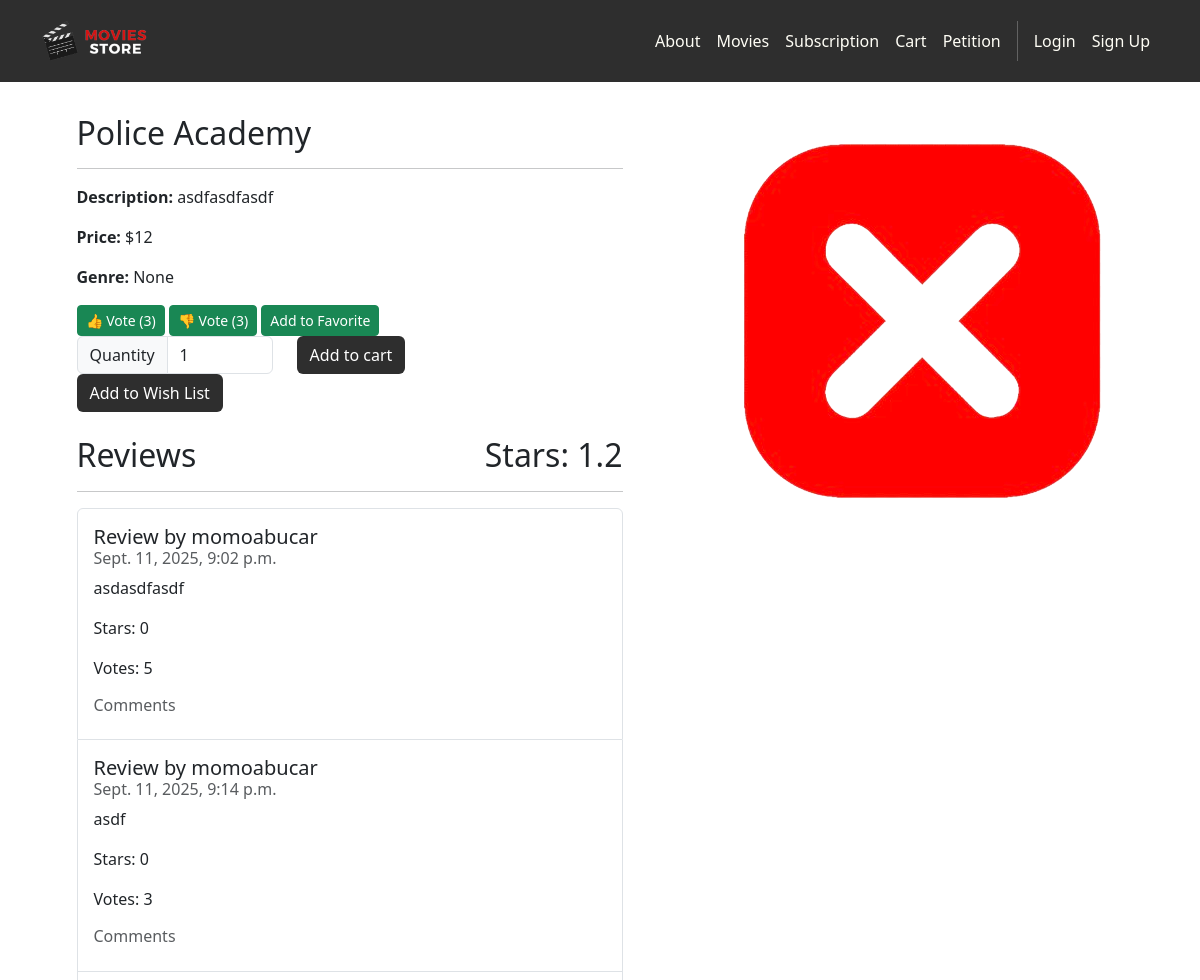
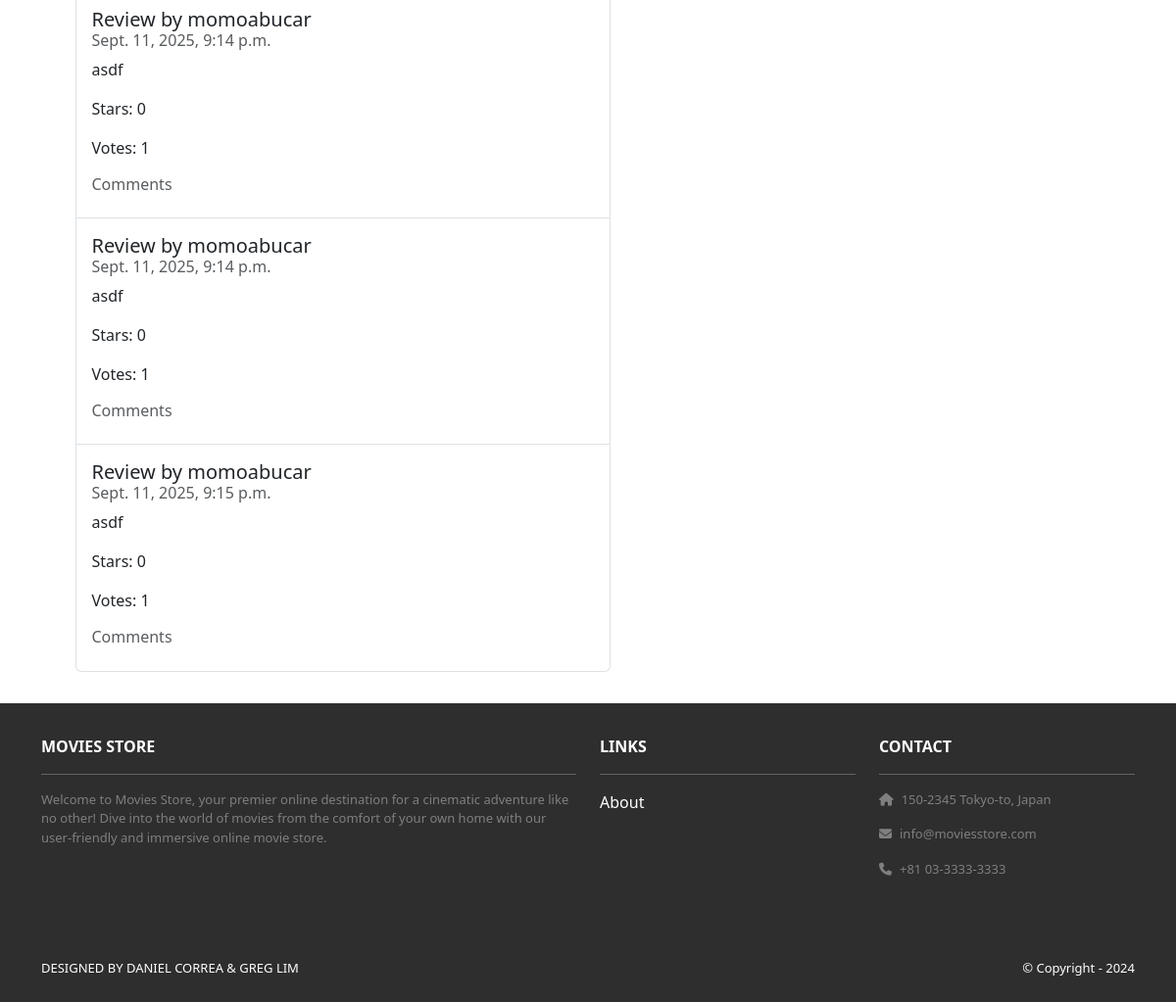
The app's page /movies/2/ with its own data (2 pictures, top to bottom).
### movies/models.py (models this page shows, shortened)
class Movie(models.Model):
    id = models.AutoField(primary_key=True)
    name = models.CharField(max_length=255)
    price = models.IntegerField()
    description = models.TextField()
    image = models.ImageField(upload_to='movie_images/')
    votes = models.IntegerField(default=0)
    genre = models.CharField(max_length=255, null=True)
    def avg_stars(self):
        result = Review.objects.filter(movie=self).aggregate(Avg('stars'))
        return round(result['stars__avg'] or 0, 1)

class Review(models.Model):
    id = models.AutoField(primary_key=True)
    comment = models.CharField(max_length=255)
    date = models.DateTimeField(auto_now_add=True)
    movie = models.ForeignKey(Movie,
        on_delete=models.CASCADE)
    user = models.ForeignKey(User, on_delete=models.CASCADE)
    votes = models.IntegerField(default=0)
    stars = models.IntegerField(default=0)

### movies/views.py (the view)
# urls.py: path('<int:id>/', views.show, name='movies.show'),
def show(request, id):
    movie = get_object_or_404(Movie, id=id)
    reviews = Review.objects.filter(movie=movie).order_by('-votes')[:5]
    exists = isWishListEmpty(request, movie)
    addToRecent(request, id)
    print('added to recents', request.session.get('recently_viewed'))
    reviews = get_reviews(reviews, request)
    template_data = {
        'title': movie.name,
        'reviews': reviews,
        'movie': movie,
        'inCart': str(id) in request.session.get('cart', {}),
        'wishList': 'Remove' if exists else 'Add',
        'inFavorite': id in request.session.get('favorites', []),
        'stars': movie.avg_stars(),
    }
    return render(request, 'movies/show.html', {'template_data': template_data})

### movies/views.py (called while the page is built, shortened)
def get_reviews(reviews, request):
    if not request.user.is_authenticated:
        return [(False, [], review) for i, review in enumerate(reviews)]

def addToRecent(request, id):
    recents = request.session.get('recently_viewed', [])
    if id in recents:
        recents.remove(id)
    recents.insert(0, id)
    recents = recents[:5]
    request.session['recently_viewed'] = recents

def isWishListEmpty(request, movie):
    if request.user.is_authenticated:
        return WishListItem.objects.filter(movie=movie, wishList=getWishList(request)).exists()
    return movie.id in request.session.get('wishList', [])

### movies/templates/movies/show.html (shortened to what this page needs)
{% extends 'base.html' %}
{% load static %}
{% block content %}
<div class="p-3">
  <div class="container">
    <div class="row mt-3">
      <div class="col-md-6 mx-auto mb-3">
        <h2>{{ template_data.movie.name }}</h2>
        <hr>
        <p><b>Description:</b> {{ template_data.movie.description }}</p>
        <p><b>Price:</b> ${{ template_data.movie.price }}</p>
        <p><b>Genre:</b> {{ template_data.movie.genre }}</p>
        <form method="post" action="{% url 'movies.vote_movie' id=template_data.movie.id %}" style="display:inline;">
          <button type="submit" class="btn btn-success btn-sm">
            👍 Vote ({{ template_data.movie.votes }})
          </button>
        </form>
        <form method="post" action="{% url 'movies.vote_movie_down' id=template_data.movie.id %}" style="display:inline;">
          <button type="submit" class="btn btn-success btn-sm">
            👎 Vote ({{ template_data.movie.votes }})
          </button>
        </form>
        {% if template_data.inFavorite %}
        <form method="post" action="{% url 'movies.removeFavorite' id=template_data.movie.id %}" style="display:inline;">
          {% csrf_token %}
          <button type="submit" class="btn btn-sm btn-danger">
            Remove From Favorite
          </button>
        </form>
      {% else %}
        <form method="post" action="{% url 'movies.addFavorite' id=template_data.movie.id %}" style="display:inline;">
          <button type="submit" class="btn btn-success btn-sm">
            Add to Favorite
          </button>
        </form>
      {% endif %}
        <form method="post" action="{% url 'cart.add' id=template_data.movie.id %}">
          <div class="row">
            <div class="col-auto">
              <div class="input-group col-auto">
                <div class="input-group-text">Quantity</div>
                <input type="number" min="1" max="10"
                       class="form-control quantity-input"
                       name="quantity" value="1">
              </div>
            </div>
            <div class="col-auto">
              <button class="btn bg-dark text-white" type="submit">
                Add to cart
              </button>
            </div>
          </div>
        </form>
        {% if template_data.wishList == 'Remove' %}
          <form method="post" action="{% url 'movies.removeWishList' movie_id=template_data.movie.id %}">
            {% csrf_token %}
            <button class="btn btn-danger" type="submit">
              Remove from Wish List
            </button>
          </form>
        {% else %}
          <form method="post" action="{% url 'movies.addWishList' movie_id=template_data.movie.id %}">
            <button class="btn bg-dark text-white" type="submit">
              Add to Wish List
            </button>
          </form>
        {% endif %}
        <h2 class="mt-4 d-flex justify-content-between align-items-center">
          <span>Reviews</span>
          <span>Stars: {{ template_data.stars|floatformat:1 }}</span>
        </h2>
        <hr>
        <ul class="list-group">
          {% for user_heart, review_comments, review in template_data.reviews %}
            <li class="list-group-item py-3">
              <h5 class="card-title">Review by {{ review.user.username }}</h5>
              <h6 class="card-subtitle mb-2 text-muted">{{ review.date }}</h6>
              <p class="card-text">{{ review.comment }}</p>
              <p class="card-text">Stars: {{ review.stars }}</p>
              <p class="card-text">Votes: {{ review.votes }}</p>
              <h6 class="card-subtitle mb-2 text-muted">Comments</h6>
            </li>
          {% empty %}
            <li class="list-group-item py-3">No reviews yet.</li>
          {% endfor %}
        </ul>
      </div>
      <div class="col-md-6 mx-auto mb-3 text-center img-card-400">
        {% if template_data.movie.image %}
          <img src="{{ template_data.movie.image.url }}"
               alt="{{ template_data.movie.name }}"
               class="rounded img-fluid">
        {% endif %}
      </div>
    </div>
  </div>
</div>
{% endblock content %}

### moviestore/static/css/style.css (style rules this page uses)
.bg-dark { background-color: #2E2E2E !important; }
.img-card-400 { width: fit-content; max-height: 400px; }

### records on screen
Movie: movie.name "Police Academy", movie.description "asdfasdfasdf", movie.price "12", movie.genre "None", movie.votes "3", movie.image (picture)
Review: user.username "momoabucar", date "Sept. 11, 2025, 9:02 p.m.", comment "asdasdfasdf", stars "0", votes "5"
Review: user.username "momoabucar", date "Sept. 11, 2025, 9:14 p.m.", comment "asdf", stars "0", votes "3"
Review: user.username "momoabucar", date "Sept. 11, 2025, 9:14 p.m.", comment "asdf", stars "0", votes "1"
Review: user.username "momoabucar", date "Sept. 11, 2025, 9:14 p.m.", comment "asdf", stars "0", votes "1"
Review: user.username "momoabucar", date "Sept. 11, 2025, 9:15 p.m.", comment "asdf", stars "0", votes "1"

### other values on screen
{{ template_data.stars|floatformat:1 }} "1.2"
